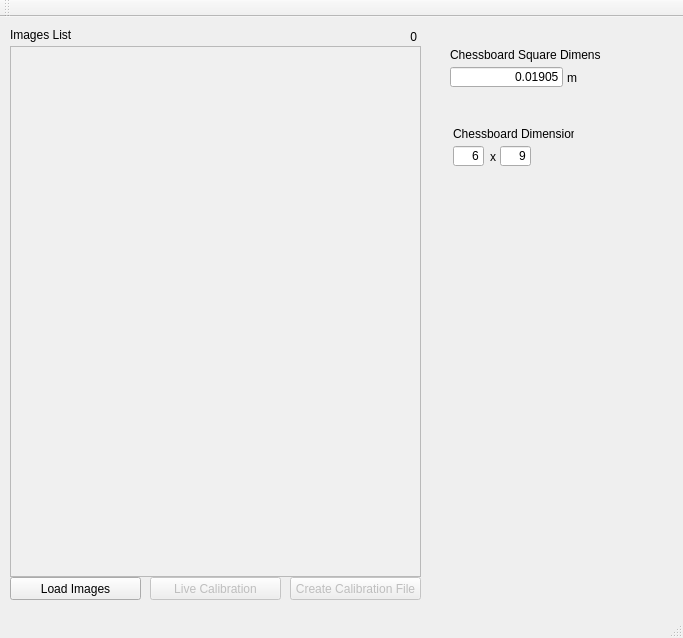
<?xml version="1.0" encoding="UTF-8"?>
<ui version="4.0">
 <class>MainWindow</class>
 <widget class="QMainWindow" name="MainWindow">
  <property name="geometry">
   <rect>
    <x>0</x>
    <y>0</y>
    <width>683</width>
    <height>638</height>
   </rect>
  </property>
  <property name="windowTitle">
   <string>Camera Calibration</string>
  </property>
  <widget class="QWidget" name="centralWidget">
   <widget class="QScrollArea" name="scrollArea_ImagesList">
    <property name="geometry">
     <rect>
      <x>10</x>
      <y>29</y>
      <width>411</width>
      <height>531</height>
     </rect>
    </property>
    <property name="palette">
     <palette>
      <active>
       <colorrole role="Dark">
        <brush brushstyle="SolidPattern">
         <color alpha="255">
          <red>160</red>
          <green>160</green>
          <blue>160</blue>
         </color>
        </brush>
       </colorrole>
       <colorrole role="Mid">
        <brush brushstyle="SolidPattern">
         <color alpha="255">
          <red>160</red>
          <green>160</green>
          <blue>160</blue>
         </color>
        </brush>
       </colorrole>
       <colorrole role="Window">
        <brush brushstyle="SolidPattern">
         <color alpha="255">
          <red>255</red>
          <green>255</green>
          <blue>255</blue>
         </color>
        </brush>
       </colorrole>
      </active>
      <inactive>
       <colorrole role="Dark">
        <brush brushstyle="SolidPattern">
         <color alpha="255">
          <red>160</red>
          <green>160</green>
          <blue>160</blue>
         </color>
        </brush>
       </colorrole>
       <colorrole role="Mid">
        <brush brushstyle="SolidPattern">
         <color alpha="255">
          <red>160</red>
          <green>160</green>
          <blue>160</blue>
         </color>
        </brush>
       </colorrole>
       <colorrole role="Window">
        <brush brushstyle="SolidPattern">
         <color alpha="255">
          <red>240</red>
          <green>240</green>
          <blue>240</blue>
         </color>
        </brush>
       </colorrole>
      </inactive>
      <disabled>
       <colorrole role="Dark">
        <brush brushstyle="SolidPattern">
         <color alpha="255">
          <red>160</red>
          <green>160</green>
          <blue>160</blue>
         </color>
        </brush>
       </colorrole>
       <colorrole role="Mid">
        <brush brushstyle="SolidPattern">
         <color alpha="255">
          <red>160</red>
          <green>160</green>
          <blue>160</blue>
         </color>
        </brush>
       </colorrole>
       <colorrole role="Window">
        <brush brushstyle="SolidPattern">
         <color alpha="255">
          <red>240</red>
          <green>240</green>
          <blue>240</blue>
         </color>
        </brush>
       </colorrole>
      </disabled>
     </palette>
    </property>
    <property name="widgetResizable">
     <bool>true</bool>
    </property>
    <widget class="QWidget" name="scrollAreaWidgetContents">
     <property name="geometry">
      <rect>
       <x>0</x>
       <y>0</y>
       <width>409</width>
       <height>529</height>
      </rect>
     </property>
    </widget>
   </widget>
   <widget class="QPushButton" name="btn_LoadImages">
    <property name="geometry">
     <rect>
      <x>10</x>
      <y>560</y>
      <width>131</width>
      <height>23</height>
     </rect>
    </property>
    <property name="text">
     <string>Load Images</string>
    </property>
   </widget>
   <widget class="QPushButton" name="btn_Calibrate">
    <property name="enabled">
     <bool>false</bool>
    </property>
    <property name="geometry">
     <rect>
      <x>290</x>
      <y>560</y>
      <width>131</width>
      <height>23</height>
     </rect>
    </property>
    <property name="text">
     <string>Create Calibration File</string>
    </property>
   </widget>
   <widget class="QLabel" name="lbl_ImagesList">
    <property name="geometry">
     <rect>
      <x>10</x>
      <y>10</y>
      <width>71</width>
      <height>16</height>
     </rect>
    </property>
    <property name="text">
     <string>Images List</string>
    </property>
   </widget>
   <widget class="QPushButton" name="btn_LiveCalibration">
    <property name="enabled">
     <bool>false</bool>
    </property>
    <property name="geometry">
     <rect>
      <x>150</x>
      <y>560</y>
      <width>131</width>
      <height>23</height>
     </rect>
    </property>
    <property name="text">
     <string>Live Calibration</string>
    </property>
   </widget>
   <widget class="QLabel" name="lbl_ImagesQuantity">
    <property name="geometry">
     <rect>
      <x>326</x>
      <y>10</y>
      <width>91</width>
      <height>20</height>
     </rect>
    </property>
    <property name="text">
     <string>0</string>
    </property>
    <property name="alignment">
     <set>Qt::AlignRight|Qt::AlignTrailing|Qt::AlignVCenter</set>
    </property>
   </widget>
   <widget class="QLabel" name="label">
    <property name="geometry">
     <rect>
      <x>450</x>
      <y>30</y>
      <width>151</width>
      <height>16</height>
     </rect>
    </property>
    <property name="text">
     <string>Chessboard Square Dimension</string>
    </property>
   </widget>
   <widget class="QLineEdit" name="lineEdit">
    <property name="geometry">
     <rect>
      <x>450</x>
      <y>50</y>
      <width>113</width>
      <height>20</height>
     </rect>
    </property>
    <property name="text">
     <string>0.01905</string>
    </property>
    <property name="alignment">
     <set>Qt::AlignRight|Qt::AlignTrailing|Qt::AlignVCenter</set>
    </property>
   </widget>
   <widget class="QLabel" name="label_2">
    <property name="geometry">
     <rect>
      <x>567</x>
      <y>51</y>
      <width>47</width>
      <height>20</height>
     </rect>
    </property>
    <property name="text">
     <string>m</string>
    </property>
   </widget>
   <widget class="QLabel" name="label_3">
    <property name="geometry">
     <rect>
      <x>453</x>
      <y>109</y>
      <width>121</width>
      <height>16</height>
     </rect>
    </property>
    <property name="text">
     <string>Chessboard Dimension</string>
    </property>
   </widget>
   <widget class="QLineEdit" name="lineEdit_2">
    <property name="geometry">
     <rect>
      <x>453</x>
      <y>129</y>
      <width>31</width>
      <height>20</height>
     </rect>
    </property>
    <property name="text">
     <string>6</string>
    </property>
    <property name="alignment">
     <set>Qt::AlignRight|Qt::AlignTrailing|Qt::AlignVCenter</set>
    </property>
   </widget>
   <widget class="QLabel" name="label_4">
    <property name="geometry">
     <rect>
      <x>490</x>
      <y>130</y>
      <width>16</width>
      <height>20</height>
     </rect>
    </property>
    <property name="text">
     <string>x</string>
    </property>
   </widget>
   <widget class="QLineEdit" name="lineEdit_3">
    <property name="geometry">
     <rect>
      <x>500</x>
      <y>129</y>
      <width>31</width>
      <height>20</height>
     </rect>
    </property>
    <property name="text">
     <string>9</string>
    </property>
    <property name="alignment">
     <set>Qt::AlignRight|Qt::AlignTrailing|Qt::AlignVCenter</set>
    </property>
   </widget>
  </widget>
  <widget class="QMenuBar" name="menuBar">
   <property name="geometry">
    <rect>
     <x>0</x>
     <y>0</y>
     <width>683</width>
     <height>21</height>
    </rect>
   </property>
  </widget>
  <widget class="QToolBar" name="mainToolBar">
   <attribute name="toolBarArea">
    <enum>TopToolBarArea</enum>
   </attribute>
   <attribute name="toolBarBreak">
    <bool>false</bool>
   </attribute>
  </widget>
  <widget class="QStatusBar" name="statusBar"/>
 </widget>
 <layoutdefault spacing="6" margin="11"/>
 <resources/>
 <connections/>
</ui>
